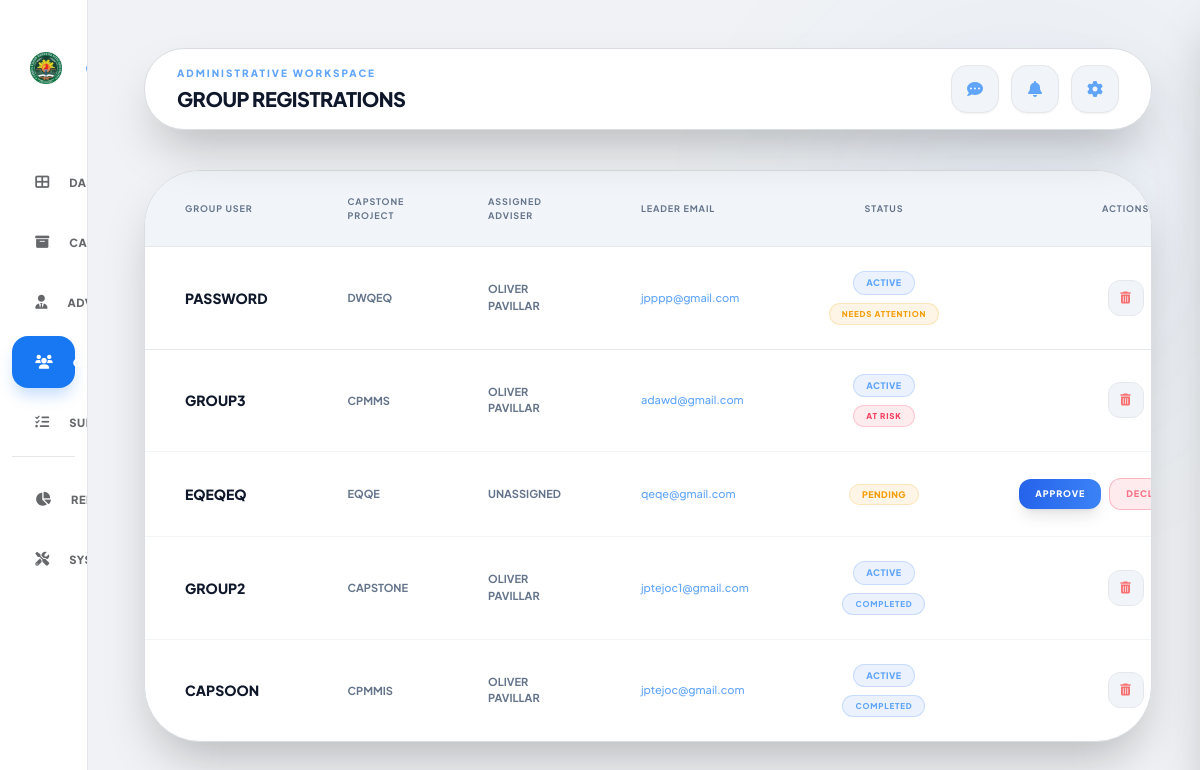
Screenshot of /admin/groups.php (signed in) with the database file from the repository.
### tables this page shows
CREATE TABLE `group` (
  `id` int NOT NULL,
  `username` varchar(50) NOT NULL,
  `full_name` varchar(255) DEFAULT NULL,
  `leader_email` varchar(255) NOT NULL,
  `password` varchar(255) NOT NULL,
  `project_title` varchar(255) DEFAULT 'Untitled Project',
  `email` varchar(100) DEFAULT NULL,
  `last_activity` timestamp NULL DEFAULT NULL,
  `adviser_id` int DEFAULT NULL,
  `role` varchar(10) DEFAULT 'student',
  `created_at` timestamp NOT NULL DEFAULT CURRENT_TIMESTAMP,
  `status` varchar(20) DEFAULT 'pending',
  `banned_until` datetime DEFAULT NULL,
  `session_version` int DEFAULT NULL
);

CREATE TABLE `adviser` (
  `id` int NOT NULL,
  `username` varchar(50) NOT NULL,
  `password` varchar(255) NOT NULL,
  `full_name` varchar(100) DEFAULT NULL,
  `email` varchar(100) DEFAULT NULL,
  `role` enum('adviser','admin') DEFAULT 'adviser',
  `created_at` timestamp NOT NULL DEFAULT CURRENT_TIMESTAMP,
  `last_activity` timestamp NULL DEFAULT NULL,
  `session_version` int DEFAULT NULL
);

### backend/helpers.php (called while the page is built, shortened)
<?php
if (!function_exists('calculate_group_health')) {
    function calculate_group_health($conn, $group_id) {
        $on_track = [
            'status' => 'on_track',
            'label'  => 'On Track',
            'color'  => 'blue',
            'icon'   => 'fa-check-circle',
        ];
        $group_id = (int)$group_id;
        $stmt = $conn->prepare("SELECT COUNT(DISTINCT chapter_number) AS c
                                FROM group_submissions
                                WHERE group_id = ?
                                  AND status = 'approved'
                                  AND chapter_number BETWEEN 1 AND 5");
        $stmt->bind_param("i", $group_id);
        $stmt->execute();
        $fin = $stmt->get_result()->fetch_assoc();
        if ($fin && (int)$fin['c'] >= 5) {
            return [
                'status' => 'completed',
                'label'  => 'Completed',
                'color'  => 'blue',
                'icon'   => 'fa-check-double',
            ];
        }
        $stmt = $conn->prepare("SELECT t.id, t.deadline, s.id AS submission_id
                                FROM adviser_tasks t
                                JOIN `group` g ON g.adviser_id = t.adviser_id
                                LEFT JOIN group_submissions s
                                       ON s.task_id = t.id AND s.group_id = g.id
                                WHERE g.id = ?
                                  AND t.task_type = 'chapter'
                                  AND t.deadline IS NOT NULL
                                  AND t.deadline > '1970-01-01 00:00:00'
                                  AND t.created_at >= g.created_at
                                ORDER BY t.deadline ASC");
        $stmt->bind_param("i", $group_id);
        $stmt->execute();
        $tasks = $stmt->get_result();
        $health = $on_track;
        $now = time();
        while ($task = $tasks->fetch_assoc()) {
            $diff_days = (strtotime($task['deadline']) - $now) / 86400;
            if ($diff_days < 0) {
                $health = [
                    'status' => 'at_risk',
                    'label'  => 'At Risk',
                    'color'  => 'rose',
                    'icon'   => 'fa-exclamation-triangle',
                ];
                break;
            }
            if ($diff_days <= 3) {
                $health = [
                    'status' => 'needs_attention',
                    'label'  => 'Needs Attention',
                    'color'  => 'amber',
                    'icon'   => 'fa-exclamation-circle',
                ];
            }
        }
        return $health;
    }
}

### admin/groups.php (the view, shortened to what this page needs)
<?php
include('../backend/db_config.php');
$current_page = basename($_SERVER['PHP_SELF']);
$query = "SELECT g.*, a.full_name as adviser_name
          FROM `group` g
          LEFT JOIN adviser a ON g.adviser_id = a.id
          ORDER BY g.id DESC LIMIT 500";
$groups_result = mysqli_query($conn, $query);
?>
<!DOCTYPE html>
<html lang="en">
<head>
    <script src="https://cdn.tailwindcss.com"></script>
    <link href="https://cdnjs.cloudflare.com/ajax/libs/font-awesome/6.0.0/css/all.min.css" rel="stylesheet">
    <link rel="stylesheet" href="../assets/css/responsive.css">
</head>
<body class="min-h-screen flex">
    <aside class="group sidebar" id="sidebar">
        <div class="logo-section transition-all duration-300">
            <div class="bg-white p-2 rounded-xl flex-none flex items-center justify-center w-12 h-12">
                <img src="../chmsu.png" class="w-10 h-10 object-contain shrink-0" alt="CHMSU Logo">
            </div>
        </div>
        <nav class="flex-1 space-y-2 px-3">
            <a href="admin_dashboard.php" class="sidebar-link <?php echo ($current_page == 'admin_dashboard.php') ? 'active' : ''; ?>">
                <i class="fas fa-th-large w-5 text-center text-sm"></i>
                <span class="sidebar-text">Dashboard</span>
            </a>
            <a href="archive.php" class="sidebar-link <?php echo ($current_page == 'archive.php') ? 'active' : ''; ?>">
                <i class="fas fa-archive w-5 text-center text-sm"></i>
                <span class="sidebar-text">Capstone Archive</span>
            </a>
            <a href="advisers.php" class="sidebar-link <?php echo ($current_page == 'advisers.php') ? 'active' : ''; ?>">
                <i class="fas fa-user-tie w-5 text-center text-sm"></i>
                <span class="sidebar-text">Adviser</span>
            </a>
            <a href="groups.php" class="sidebar-link <?php echo ($current_page == 'groups.php') ? 'active' : ''; ?> active">
                <i class="fas fa-users w-5 text-center text-sm"></i>
                <span class="sidebar-text">Groups</span>
            </a>
            <a href="submissions.php" class="sidebar-link <?php echo ($current_page == 'submissions.php') ? 'active' : ''; ?>">
                <i class="fas fa-tasks w-5 text-center text-sm"></i>
                <span class="sidebar-text">Submissions & Letters</span>
            </a>
            <div class="pt-4 mt-4 border-t border-gray-200 space-y-2">
                <a href="reports.php" class="sidebar-link <?php echo ($current_page == 'reports.php') ? 'active' : ''; ?>">
                    <i class="fas fa-chart-pie w-5 text-center text-sm"></i>
                    <span class="sidebar-text">Report Analytics</span>
                </a>
                <a href="maintenance.php" class="sidebar-link <?php echo ($current_page == 'maintenance.php') ? 'active' : ''; ?>">
                    <i class="fas fa-tools w-5 text-center text-sm"></i>
                    <span class="sidebar-text">System Maintenance</span>
                </a>
            </div>
        </nav>
    </aside>
    <main class="flex-1 ml-0 md:ml-24 p-6 sm:p-8 lg:p-12 space-y-6 sm:space-y-10">
        <nav class="premium-card rounded-[2.5rem] px-4 sm:px-8 py-4 flex flex-wrap justify-between items-center shadow-2xl relative z-[100] gap-2">
            <div class="min-w-0 flex-1">
                <p class="text-[10px] font-black text-blue-400 uppercase tracking-[0.2em] mb-1 truncate">Administrative Workspace</p>
                <h2 class="text-lg sm:text-xl font-black text-slate-900 uppercase tracking-tight truncate">Group Registrations</h2>
            </div>
            <div class="flex items-center gap-3 shrink-0">
                <div class="relative nav-icon-container">
                    <button onclick="toggleAdminChatWidget()" data-tip="Messages" class="icon-tooltip w-12 h-12 rounded-2xl bg-slate-100 border border-gray-200 flex items-center justify-center hover:bg-slate-100 transition relative shadow-sm">
                        <i class="fas fa-comment-dots text-blue-400"></i>
                    </button>
                </div>
                <div class="relative nav-icon-container">
                    <button onclick="handleNotifClick()" data-tip="Notifications" class="icon-tooltip w-12 h-12 rounded-2xl bg-slate-100 border border-gray-200 flex items-center justify-center hover:bg-slate-100 transition relative shadow-sm">
                        <i class="fas fa-bell text-blue-400"></i>
                    </button>
                </div>
                <div class="relative nav-icon-container">
                    <button onclick="toggleSettingsDropdown()" data-tip="Settings" class="icon-tooltip w-12 h-12 rounded-2xl bg-slate-100 border border-gray-200 flex items-center justify-center hover:bg-slate-100 transition relative shadow-sm"><i class="fas fa-cog text-blue-400"></i></button>
                </div>
            </div>
        </nav>
        <section class="premium-card rounded-[3.5rem] shadow-2xl overflow-hidden">
            <div class="overflow-x-auto">
                <table class="w-full text-left">
                    <thead class="bg-slate-100 text-[9px] font-black uppercase tracking-widest text-slate-500 border-b border-gray-200">
                        <tr>
                            <th class="px-4 sm:px-10 py-4 sm:py-6">Group User</th>
                            <th class="px-4 sm:px-10 py-4 sm:py-6">Capstone Project</th>
                            <th class="px-4 sm:px-10 py-4 sm:py-6">Assigned Adviser</th>
                            <th class="px-4 sm:px-10 py-4 sm:py-6">Leader Email</th>
                            <th class="px-4 sm:px-10 py-4 sm:py-6 text-center">Status</th>
                            <th class="px-4 sm:px-10 py-4 sm:py-6 text-center">Actions</th>
                        </tr>
                    </thead>
                    <tbody class="divide-y divide-gray-100 text-[11px] font-bold text-slate-600">
                        <?php if ($groups_result && mysqli_num_rows($groups_result) > 0): ?>
                            <?php while($row = mysqli_fetch_assoc($groups_result)): ?>
                                <tr class="hover:bg-slate-100 transition border-b border-gray-200">
                                    <td class="px-4 sm:px-10 py-4 sm:py-6 font-extrabold text-slate-900 uppercase text-sm"><?php echo htmlspecialchars($row['username']); ?></td>
                                    <td class="px-4 sm:px-10 py-4 sm:py-6 text-slate-500 uppercase leading-snug max-w-xs"><?php echo htmlspecialchars($row['project_title'] ?? 'UNTITLED PROJECT'); ?></td>
                                    <td class="px-4 sm:px-10 py-4 sm:py-6 text-slate-500 uppercase"><?php echo htmlspecialchars($row['adviser_name'] ?? 'UNASSIGNED'); ?></td>
                                    <td class="px-4 sm:px-10 py-4 sm:py-6 text-blue-400 font-medium lowercase">
                                        <?php echo htmlspecialchars($row['leader_email'] ?: 'no email'); ?>
                                    </td>
                                    <td class="px-4 sm:px-10 py-4 sm:py-6 text-center">
                                        <?php
                                        $status = $row['status'] ?? 'pending';
                                        if ($status === 'active' || $status === 'approved'):
                                            $group_health = calculate_group_health($conn, $row['id']);
                                            $health_label = $group_health['label'];
                                            if ($group_health['status'] === 'needs_attention') {
                                                $health_status = 'yellow';
                                            } elseif ($group_health['status'] === 'at_risk') {
                                                $health_status = 'red';
                                            } else {
                                                $health_status = 'blue';
                                            }
                                            $health_theme = 'bg-blue-500/10 text-blue-400 border-blue-500/20';
                                            if ($health_status === 'yellow') $health_theme = 'bg-amber-500/10 text-amber-500 border-amber-500/20 animate-pulse';
                                            if ($health_status === 'red') $health_theme = 'bg-rose-500/10 text-rose-500 border-rose-500/20';
                                        ?>
                                            <div class="flex flex-col items-center gap-2">
                                                <span class="px-3 py-1 bg-blue-500/10 text-blue-400 text-[9px] font-black uppercase tracking-wider rounded-full border border-blue-500/20">Active</span>
                                                <span class="px-3 py-1 <?php echo $health_theme; ?> text-[8px] font-black uppercase tracking-widest rounded-full border w-max"><?php echo $health_label; ?></span>
                                            </div>
                                        <?php elseif ($status === 'declined' || $status === 'rejected'): ?>
                                            <span class="px-3 py-1 bg-rose-500/10 text-rose-400 text-[9px] font-black uppercase tracking-wider rounded-full border border-rose-500/20">Declined</span>
                                        <?php else: ?>
                                            <span class="px-3 py-1 bg-amber-500/10 text-amber-500 text-[9px] font-black uppercase tracking-wider rounded-full border border-amber-500/20 animate-pulse">Pending</span>
                                        <?php endif; ?>
                                    </td>
                                    <td class="px-4 sm:px-10 py-4 sm:py-6 text-center">
                                        <div class="flex items-center justify-center gap-2">
                                            <?php if ($status === 'pending'): ?>
                                                <button onclick="confirmApproveGroup(<?php echo $row['id']; ?>)" class="px-4 py-2 bg-gradient-to-r from-blue-600 to-blue-500 text-white rounded-xl text-[9px] font-black uppercase tracking-widest shadow-lg hover:brightness-110 transition active:scale-95">Approve</button>
                                                <button onclick="confirmDeclineGroup(<?php echo $row['id']; ?>)" class="px-4 py-2 bg-rose-500/10 border border-rose-500/30 text-rose-400 rounded-xl text-[9px] font-black uppercase tracking-widest hover:bg-rose-600 hover:text-white transition active:scale-95">Decline</button>
                                            <?php endif; ?>
                                            <button onclick="openDeleteModal(<?php echo $row['id']; ?>)" class="w-9 h-9 bg-slate-100 border border-gray-200 text-red-400 rounded-xl hover:bg-red-600 hover:text-white flex items-center justify-center text-xs transition">
                                                <i class="fas fa-trash-alt"></i>
                                            </button>
                                        </div>
                                    </td>
                                </tr>
                            <?php endwhile; ?>
                        <?php else: ?>
                            <tr>
                                <td colspan="6" class="p-24 text-center text-slate-500 uppercase text-[10px] font-black italic tracking-widest">No student research groups have registered onto the portal space yet.</td>
                            </tr>
                        <?php endif; ?>
                    </tbody>
                </table>
            </div>
        </section>
    </main>
</body>
</html>

### rows the page displays
group: username "PASSWORD", project_title "DWQEQ", adviser.full_name "OLIVER PAVILLAR", leader_email "jpppp@gmail.com", health_label "NEEDS ATTENTION"
group: username "GROUP3", project_title "CPMMS", adviser.full_name "OLIVER PAVILLAR", leader_email "adawd@gmail.com", health_label "AT RISK"
group: username "EQEQEQ", project_title "EQQE", adviser_name "UNASSIGNED", leader_email "qeqe@gmail.com", status "PENDING"
group: username "GROUP2", project_title "CAPSTONE", adviser.full_name "OLIVER PAVILLAR", leader_email "jptejoc1@gmail.com", health_label "COMPLETED"
group: username "CAPSOON", project_title "CPMMIS", adviser.full_name "OLIVER PAVILLAR", leader_email "jptejoc@gmail.com", health_label "COMPLETED"
